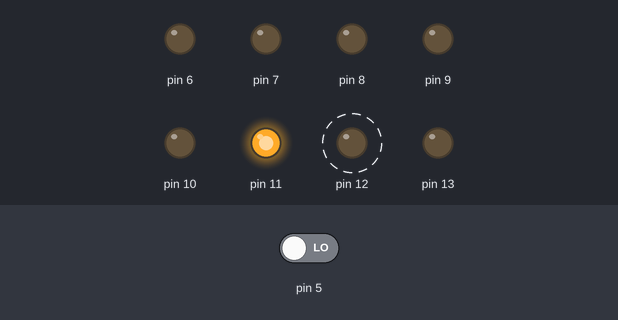
A sketch run on a simulated Arduino Uno, built with avr-gcc and run on an emulated ATmega328P. Shown: output pins drawn as LEDs (lit = HIGH). Dashed ring = blinking. Inputs (shaded band) come from the test bench; at power-on: pin 5 LOW.

Above: at 2.8 s.
2.9 s: pin 5 driven HIGH
At 4.3 s:
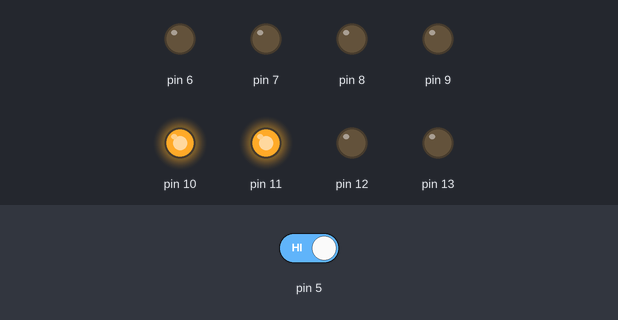
At 7.2 s:
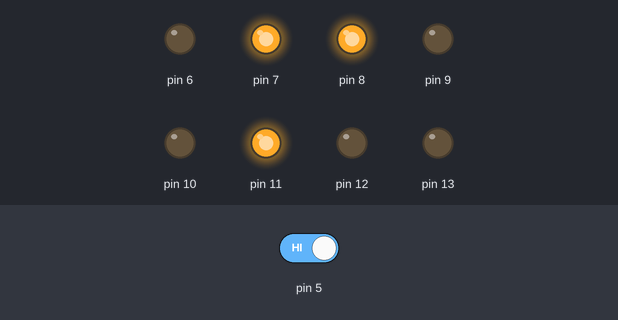
Timing chart, 0 to 22.1 s (numbered marks = the images above; inputs shaded):
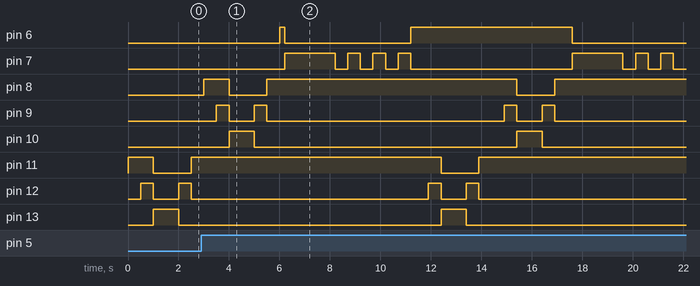

Measured:
- after the input at 2.9 s, pin 6: LOW → HIGH after 3.1 s, → LOW 0.20 s later, → HIGH 5.0 s later, → LOW 6.4 s later; pin 7: LOW → HIGH after 3.3 s, → LOW 2.0 s later, → HIGH 0.50 s later, → LOW 0.50 s later, … (14 changes in this stretch); pin 10: LOW → HIGH after 12.5 s, → LOW 1.0 s later

The sketch:

traffic-light-0.0.2.ino
```cpp
// the setup function runs once when you press reset or power the board
void setup() {
  // initialize digital pin LED_BUILTIN as an output.
  pinMode(13, OUTPUT);
  pinMode(12, OUTPUT);
  pinMode(11, OUTPUT);
  pinMode(10, OUTPUT);
  pinMode(9,  OUTPUT);
  pinMode(8,  OUTPUT);
  pinMode(7,  OUTPUT);
  pinMode(6,  OUTPUT);
  pinMode(5,  INPUT);
}

// GREEN, AMBER, RED, WAIT
int mainTable[5][4] = {
  {0,0,1, 500},
  {0,1,1, 500},
  {1,0,0, 1000},
  {0,1,0, 500},
  {0,0,1, 500}
};
// GREEN, RED, WAIT
int pedestrianTable[9][3] = {
  {0,1, 200},
  {1,0, 2000},
  {0,0, 500},
  {1,0, 500},
  {0,0, 500},
  {1,0, 500},
  {0,0, 500},
  {1,0, 500},
  {0,1, 200}
};
bool pedestrianWaiting = false;
int crossingCount = 2;

void loop() {
  for (int j=0; j < crossingCount; j++) {
    for (int i=0; i < sizeof mainTable / sizeof *mainTable; i++) {
      digitalWrite(13 - (j * 3), mainTable[i][0]);
      digitalWrite(12 - (j * 3), mainTable[i][1]);
      digitalWrite(11 - (j * 3), mainTable[i][2]);
      delay(mainTable[i][3]);
      if (digitalRead(5)) {
        pedestrianWaiting = true;
      }
    }
  }

  if (pedestrianWaiting) {
    for (int i=0; i < sizeof pedestrianTable / sizeof *pedestrianTable; i++) {
      digitalWrite(7, pedestrianTable[i][0]);
      digitalWrite(6, pedestrianTable[i][1]);
      delay(pedestrianTable[i][2]);
      pedestrianWaiting = false;
    }
  }
}
```
